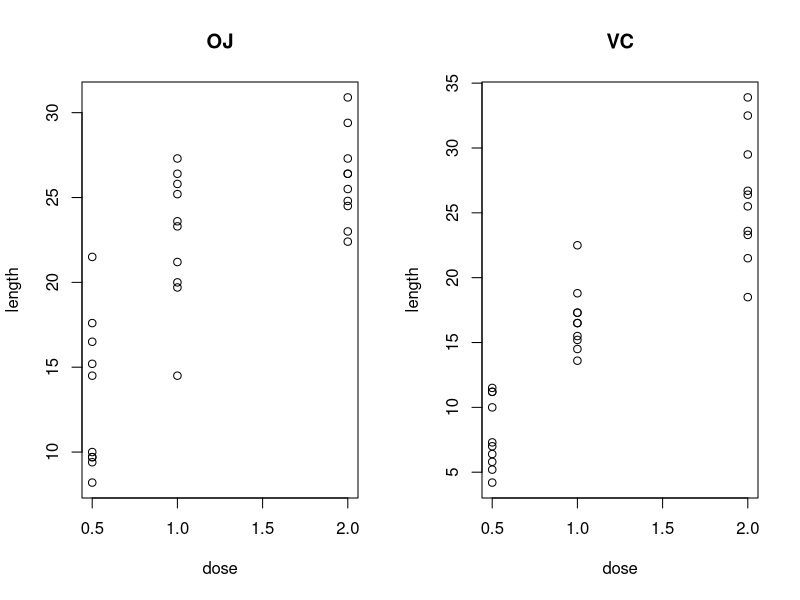

Here is the R script that generated this plot:
## ---- chunk 1
data("ToothGrowth")
par(mfrow=c(1,2)) 
for (supp in c("OJ","VC")) {
    plot(ToothGrowth[ToothGrowth$supp == supp,]$dose, 
    		ToothGrowth[ToothGrowth$supp == supp,]$len, 
		xlab="dose", ylab="length", main=supp)
}
## ---- chunk 2
mean(ToothGrowth$len)
sd(ToothGrowth$len)
## ---- chunk 3
for (supp in c("OJ","VC")) {
    for (dose in c(0.5,1.0,2.0)) {
    	v <-  ToothGrowth[ToothGrowth$supp == supp & ToothGrowth$dose == dose,]$len
	print (mean (v))
	print (sd(v))
    }
}
## ---- chunk 4
d_oj_12 <- ToothGrowth[ToothGrowth$supp == 'OJ' & 
	ToothGrowth$dose == 1.0,]$len - 
	ToothGrowth[ToothGrowth$supp == 'OJ' & 
	ToothGrowth$dose == 0.5,]$len 
	
d_oj_23 <- ToothGrowth[ToothGrowth$supp == 'OJ' & 
	ToothGrowth$dose == 2.0,]$len - 
	ToothGrowth[ToothGrowth$supp == 'OJ' & 
	ToothGrowth$dose == 1.0,]$len 
	
d_vc_12 <- ToothGrowth[ToothGrowth$supp == 'VC' & 
	ToothGrowth$dose == 1.0,]$len - 
	ToothGrowth[ToothGrowth$supp == 'VC' & 
	ToothGrowth$dose == 0.5,]$len 

d_vc_23 <- ToothGrowth[ToothGrowth$supp == 'VC' & 
	ToothGrowth$dose == 2.0,]$len - 
	ToothGrowth[ToothGrowth$supp == 'VC' & 
	ToothGrowth$dose == 1.0,]$len 

d_oj_13 <- ToothGrowth[ToothGrowth$supp == 'OJ' & 
	ToothGrowth$dose == 2.0,]$len - 
	ToothGrowth[ToothGrowth$supp == 'OJ' & 
	ToothGrowth$dose == 0.5,]$len 
	
d_vc_13 <- ToothGrowth[ToothGrowth$supp == 'VC' & 
	ToothGrowth$dose == 2.0,]$len - 
	ToothGrowth[ToothGrowth$supp == 'VC' & 
	ToothGrowth$dose == 0.5,]$len 
## ---- chunk 5
t.test(d_vc_12)
## ---- chunk 6
t.test(d_oj_23)
## ---- chunk 7
t.test(d_vc_13-d_oj_13)
